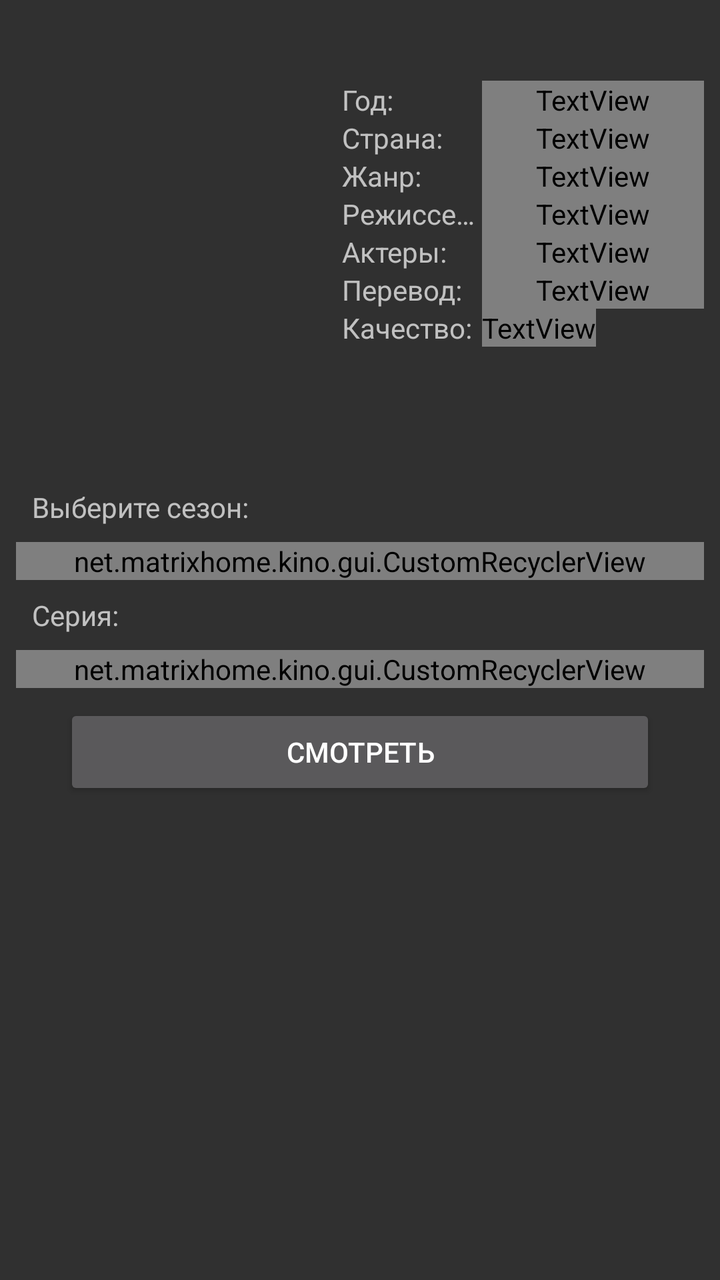
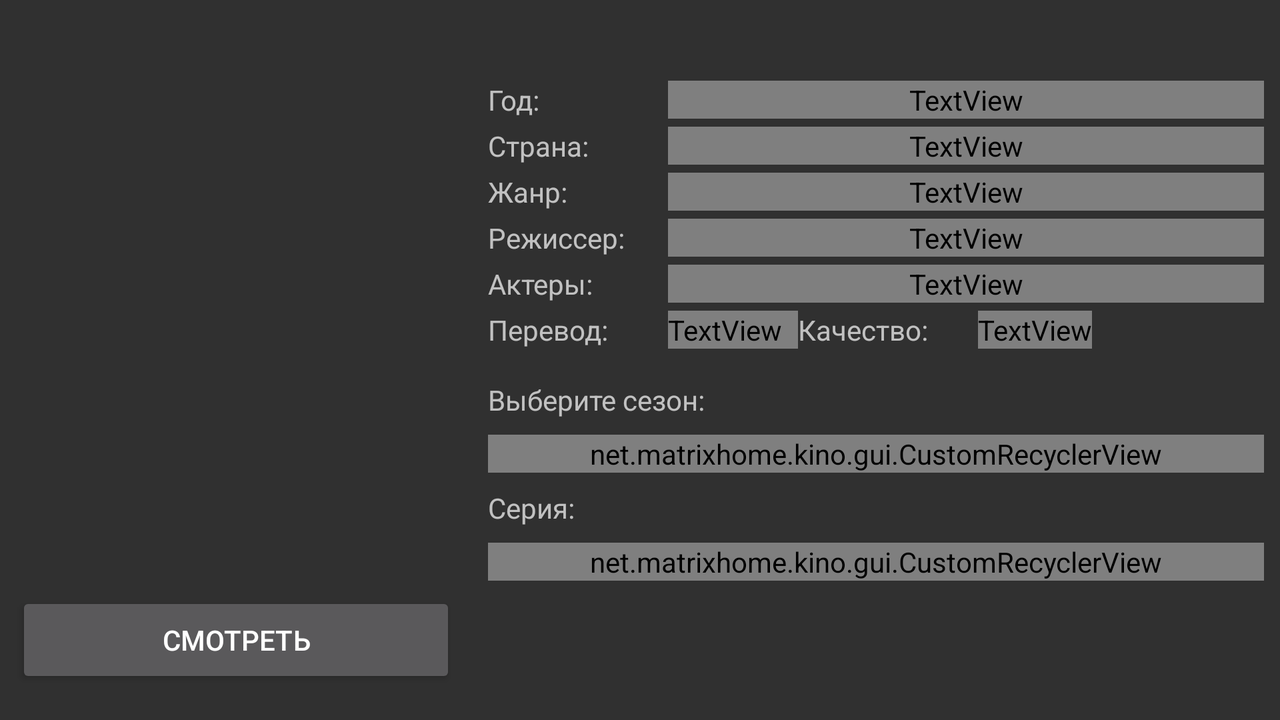

The same Android screen from two of the app's own layout files: first res/layout/ as a phone draws it, then the author's variant for another configuration, drawn on a device whose configuration selects that folder. Both files follow.
<!-- AndroidManifest.xml: application theme Theme.AppCompat.NoActionBar -->
<!-- res/layout/descrip_film_fragment.xml -->
<?xml version="1.0" encoding="utf-8"?>
<androidx.constraintlayout.widget.ConstraintLayout xmlns:android="http://schemas.android.com/apk/res/android"
    xmlns:app="http://schemas.android.com/apk/res-auto"
    xmlns:tools="http://schemas.android.com/tools"
    android:id="@+id/containerDesc"
    android:layout_width="match_parent"
    android:layout_height="match_parent"
    android:textAlignment="center"
    tools:context=".gui.DescriptionActivity">


    <LinearLayout
        android:id="@+id/btnLayout"
        android:layout_width="0dp"
        android:layout_height="wrap_content"
        android:layout_marginStart="32dp"
        android:layout_marginTop="8dp"
        android:layout_marginEnd="32dp"
        android:orientation="vertical"
        app:layout_constraintEnd_toEndOf="parent"
        app:layout_constraintStart_toStartOf="parent"
        app:layout_constraintTop_toBottomOf="@+id/seasonSelectLayout">

        <Button
            android:id="@+id/playVideoBtn"
            android:layout_width="match_parent"
            android:layout_height="wrap_content"
            android:text="@string/letsplay" />

        <Button
            android:id="@+id/downloadBtn"
            android:layout_width="match_parent"
            android:layout_height="wrap_content"
            android:text="@string/download"
            android:visibility="gone" />
    </LinearLayout>

    <LinearLayout
        android:id="@+id/seasonSelectLayout"
        android:layout_width="0dp"
        android:layout_height="wrap_content"
        android:layout_marginStart="8dp"
        android:layout_marginTop="8dp"
        android:layout_marginEnd="8dp"
        android:orientation="vertical"
        android:weightSum="8"
        app:layout_constraintEnd_toEndOf="parent"
        app:layout_constraintStart_toStartOf="parent"
        app:layout_constraintTop_toBottomOf="@+id/firstLayout">

        <TextView
            android:id="@+id/seasonSignTV"
            android:layout_width="match_parent"
            android:layout_height="wrap_content"
            android:layout_marginStart="8dp"
            android:layout_marginTop="8dp"
            android:layout_marginBottom="8dp"
            android:text="@string/choose_season" />


        <net.matrixhome.kino.gui.CustomRecyclerView
            android:id="@+id/seasonChooserRV"
            android:layout_width="match_parent"
            android:layout_height="wrap_content"
            android:layout_gravity="center_horizontal"
            android:nestedScrollingEnabled="true"
            android:orientation="horizontal"
            tools:itemCount="1" />

        <TextView
            android:id="@+id/episodeSignTV"
            android:layout_width="match_parent"
            android:layout_height="wrap_content"
            android:layout_marginStart="8dp"
            android:layout_marginTop="8dp"
            android:layout_marginBottom="8dp"
            android:text="@string/episode" />

        <net.matrixhome.kino.gui.CustomRecyclerView
            android:id="@+id/episodeChooserRV"
            android:layout_width="match_parent"
            android:layout_height="wrap_content"
            android:layout_gravity="center_horizontal"
            android:orientation="horizontal"
            tools:itemCount="1">

        </net.matrixhome.kino.gui.CustomRecyclerView>
    </LinearLayout>

    <androidx.constraintlayout.widget.ConstraintLayout
        android:id="@+id/firstLayout"
        android:layout_width="0dp"
        android:layout_height="wrap_content"
        app:layout_constraintEnd_toEndOf="parent"
        app:layout_constraintStart_toStartOf="parent"
        app:layout_constraintTop_toTopOf="parent">

        <Button
            android:id="@+id/youtubePlayTrailerBtn"
            android:layout_width="wrap_content"
            android:layout_height="wrap_content"
            android:layout_marginStart="8dp"
            android:text="@string/youtube_trailer_button"
            android:visibility="gone"
            app:layout_constraintStart_toStartOf="parent"
            tools:layout_editor_absoluteY="218dp"
            tools:ignore="MissingConstraints" />

        <androidx.constraintlayout.widget.ConstraintLayout
            android:id="@+id/nameImageLayout"
            android:layout_width="match_parent"
            android:layout_height="match_parent"
            android:layout_marginStart="8dp"
            android:layout_marginTop="8dp"
            android:layout_marginEnd="8dp"
            android:layout_marginBottom="8dp"
            app:layout_constraintBottom_toTopOf="@+id/seasonSelectLayout"
            app:layout_constraintEnd_toEndOf="parent"
            app:layout_constraintStart_toStartOf="parent"
            app:layout_constraintTop_toTopOf="parent">

            <ImageView
                android:id="@+id/imageViewDescFragmnet"
                android:layout_width="155dp"
                android:layout_height="220dp"
                android:foregroundGravity="top"
                android:minHeight="150dp"
                android:scaleType="fitXY"
                app:layout_constraintStart_toStartOf="parent"
                app:layout_constraintTop_toTopOf="parent"
                app:srcCompat="@drawable/default_icon" />

            <TextView
                android:id="@+id/ratingDiscTV"
                android:layout_width="wrap_content"
                android:layout_height="wrap_content"
                android:layout_marginBottom="16dp"
                android:background="@color/exo_error_message_background_color"
                android:textColor="@color/colorGrey"
                android:textSize="12sp"
                app:layout_constraintBottom_toBottomOf="@id/imageViewDescFragmnet"
                app:layout_constraintEnd_toEndOf="@+id/imageViewDescFragmnet" />

            <TextView
                android:id="@+id/ageDiscTV"
                android:layout_width="wrap_content"
                android:layout_height="wrap_content"
                android:layout_marginBottom="16dp"
                android:background="@color/exo_error_message_background_color"
                android:textColor="@color/colorGrey"
                android:textSize="12sp"
                app:layout_constraintBottom_toBottomOf="@id/imageViewDescFragmnet"
                app:layout_constraintStart_toStartOf="@id/imageViewDescFragmnet" />

            <androidx.constraintlayout.widget.ConstraintLayout
                android:id="@+id/discrConstraint"
                android:layout_width="0dp"
                android:layout_height="wrap_content"
                android:layout_marginStart="8dp"
                android:minHeight="150dp"
                app:layout_constraintEnd_toEndOf="parent"
                app:layout_constraintStart_toEndOf="@+id/imageViewDescFragmnet"
                app:layout_constraintTop_toTopOf="parent">

                <TextView
                    android:id="@+id/filmNameDescFragment"
                    android:layout_width="0dp"
                    android:layout_height="wrap_content"
                    android:textColor="@color/colorWhite"
                    android:textSize="18sp"
                    app:layout_constraintEnd_toEndOf="parent"
                    app:layout_constraintStart_toStartOf="parent"
                    app:layout_constraintTop_toTopOf="parent" />

                <TextView
                    android:id="@+id/textView4"
                    android:layout_width="70dp"
                    android:layout_height="wrap_content"
                    android:singleLine="true"
                    android:text="@string/country"
                    app:layout_constraintStart_toStartOf="parent"
                    app:layout_constraintTop_toBottomOf="@+id/textView3" />

                <TextView
                    android:id="@+id/filmGenreDescFragment"
                    android:layout_width="0dp"
                    android:layout_height="wrap_content"
                    android:maxLines="2"
                    android:singleLine="true"
                    android:textColor="@color/white_focused_season_btn"
                    app:layout_constraintEnd_toEndOf="parent"
                    app:layout_constraintStart_toEndOf="@+id/textView5"
                    app:layout_constraintTop_toBottomOf="@+id/filmCountryDescFragment" />

                <TextView
                    android:id="@+id/textView3"
                    android:layout_width="70dp"
                    android:layout_height="wrap_content"
                    android:layout_marginTop="8dp"
                    android:singleLine="true"
                    android:text="@string/year"
                    app:layout_constraintStart_toStartOf="parent"
                    app:layout_constraintTop_toBottomOf="@+id/filmNameDescFragment" />

                <TextView
                    android:id="@+id/filmYearDescFragment"
                    android:layout_width="0dp"
                    android:layout_height="wrap_content"
                    android:layout_marginTop="8dp"
                    android:gravity="start|center_horizontal"
                    android:textColor="@color/white_focused_season_btn"
                    app:layout_constraintEnd_toEndOf="parent"
                    app:layout_constraintStart_toEndOf="@+id/textView3"
                    app:layout_constraintTop_toBottomOf="@+id/filmNameDescFragment" />

                <TextView
                    android:id="@+id/filmActorsDesActivity"
                    android:layout_width="0dp"
                    android:layout_height="wrap_content"
                    android:maxLines="5"
                    android:textColor="@color/white_focused_season_btn"
                    app:layout_constraintEnd_toEndOf="parent"
                    app:layout_constraintStart_toEndOf="@+id/textView7"
                    app:layout_constraintTop_toBottomOf="@+id/filmDirectorDescFragment" />

                <TextView
                    android:id="@+id/textView7"
                    android:layout_width="70dp"
                    android:layout_height="wrap_content"
                    android:singleLine="true"
                    android:text="@string/actors"
                    app:layout_constraintStart_toStartOf="parent"
                    app:layout_constraintTop_toBottomOf="@+id/textView6" />

                <TextView
                    android:id="@+id/textView6"
                    android:layout_width="70dp"
                    android:layout_height="wrap_content"
                    android:singleLine="true"
                    android:text="@string/director"
                    app:layout_constraintStart_toStartOf="parent"
                    app:layout_constraintTop_toBottomOf="@+id/textView5" />

                <TextView
                    android:id="@+id/textView5"
                    android:layout_width="70dp"
                    android:layout_height="wrap_content"
                    android:singleLine="true"
                    android:text="@string/genre"
                    app:layout_constraintStart_toStartOf="parent"
                    app:layout_constraintTop_toBottomOf="@+id/textView4" />

                <TextView
                    android:id="@+id/filmDirectorDescFragment"
                    android:layout_width="0dp"
                    android:layout_height="wrap_content"
                    android:maxLines="2"
                    android:singleLine="false"
                    android:textColor="@color/white_focused_season_btn"
                    app:layout_constraintEnd_toEndOf="parent"
                    app:layout_constraintStart_toEndOf="@+id/textView6"
                    app:layout_constraintTop_toBottomOf="@+id/filmGenreDescFragment" />

                <TextView
                    android:id="@+id/filmCountryDescFragment"
                    android:layout_width="0dp"
                    android:layout_height="wrap_content"
                    android:maxLines="2"
                    android:singleLine="false"
                    android:textColor="@color/white_focused_season_btn"
                    app:layout_constraintEnd_toEndOf="parent"
                    app:layout_constraintStart_toEndOf="@+id/textView4"
                    app:layout_constraintTop_toBottomOf="@+id/filmYearDescFragment" />

                <TextView
                    android:id="@+id/translateDscrTV"
                    android:layout_width="70dp"
                    android:layout_height="wrap_content"
                    android:singleLine="true"
                    android:text="@string/translate"
                    app:layout_constraintStart_toStartOf="parent"
                    app:layout_constraintTop_toBottomOf="@id/filmActorsDesActivity" />

                <TextView
                    android:id="@+id/translateTV"
                    android:layout_width="0dp"
                    android:layout_height="wrap_content"
                    android:maxLines="2"
                    android:singleLine="false"
                    android:textColor="@color/white_focused_season_btn"
                    app:layout_constraintEnd_toEndOf="parent"
                    app:layout_constraintStart_toEndOf="@+id/translateDscrTV"
                    app:layout_constraintTop_toBottomOf="@+id/filmActorsDesActivity" />

                <LinearLayout
                    android:layout_width="match_parent"
                    android:layout_height="match_parent"
                    android:orientation="horizontal"
                    app:layout_constraintEnd_toEndOf="parent"
                    app:layout_constraintStart_toStartOf="parent"
                    app:layout_constraintTop_toBottomOf="@+id/translateDscrTV">

                    <TextView
                        android:id="@+id/isHDDiscrp"
                        android:layout_width="70dp"
                        android:layout_height="wrap_content"
                        android:singleLine="true"
                        android:text="@string/ishd" />

                    <TextView
                        android:id="@+id/isHD"
                        android:layout_width="wrap_content"
                        android:layout_height="wrap_content"
                        android:textColor="@color/white_focused_season_btn" />
                </LinearLayout>

            </androidx.constraintlayout.widget.ConstraintLayout>
        </androidx.constraintlayout.widget.ConstraintLayout>

    </androidx.constraintlayout.widget.ConstraintLayout>

    <ScrollView
        android:id="@+id/scrollView2"
        android:layout_width="0dp"
        android:layout_height="0dp"
        android:layout_marginStart="8dp"
        android:layout_marginTop="8dp"
        android:layout_marginEnd="8dp"
        android:layout_marginBottom="8dp"
        app:layout_constraintBottom_toBottomOf="parent"
        app:layout_constraintEnd_toEndOf="parent"
        app:layout_constraintStart_toStartOf="parent"
        app:layout_constraintTop_toBottomOf="@+id/btnLayout">

        <androidx.constraintlayout.widget.ConstraintLayout
            android:id="@+id/constraintScroll"
            android:layout_width="match_parent"
            android:layout_height="match_parent">

            <TextView
                android:id="@+id/descriptionTV"
                android:layout_width="wrap_content"
                android:layout_height="wrap_content"
                app:layout_constraintBottom_toBottomOf="parent"
                app:layout_constraintEnd_toEndOf="parent"
                app:layout_constraintStart_toStartOf="parent"
                app:layout_constraintTop_toTopOf="parent" />
        </androidx.constraintlayout.widget.ConstraintLayout>


    </ScrollView>

    <ImageView
        android:id="@+id/expanded_image"
        android:layout_width="match_parent"
        android:layout_height="match_parent"
        android:visibility="gone" />


</androidx.constraintlayout.widget.ConstraintLayout>
<!-- resources referenced by this layout -->
<resources>
  <color name="colorGrey">#C1C1C1</color>
  <color name="colorWhite">#FFFFFF</color>
  <string name="actors">Актеры:</string>
  <string name="choose_season">Выберите сезон: </string>
  <string name="country">Страна:</string>
  <string name="director">"Режиссер: "</string>
  <string name="download">Скачать</string>
  <string name="episode">Серия:</string>
  <string name="genre">"Жанр: "</string>
  <string name="ishd">Качество:</string>
  <string name="letsplay">Смотреть</string>
  <string name="translate">Перевод:</string>
  <string name="year">"Год: "</string>
  <string name="youtube_trailer_button">Смотреть трейлер</string>
</resources>
<!-- res/layout-land/descrip_film_fragment.xml (the author's variant of the layout above) -->
<!-- drawn on the phone turned sideways -->
<?xml version="1.0" encoding="utf-8"?>
<androidx.constraintlayout.widget.ConstraintLayout xmlns:android="http://schemas.android.com/apk/res/android"
    xmlns:app="http://schemas.android.com/apk/res-auto"
    xmlns:tools="http://schemas.android.com/tools"
    android:id="@+id/containerDesc"
    android:layout_width="match_parent"
    android:layout_height="match_parent"
    tools:context=".gui.DescriptionActivity">


    <androidx.constraintlayout.widget.ConstraintLayout
        android:id="@+id/constraintLayout"
        android:layout_width="wrap_content"
        android:layout_height="0dp"
        android:layout_marginStart="8dp"
        android:layout_marginTop="8dp"
        android:layout_marginBottom="8dp"
        app:layout_constraintBottom_toBottomOf="parent"
        app:layout_constraintEnd_toStartOf="@id/firstLayout"
        app:layout_constraintStart_toStartOf="parent"
        app:layout_constraintTop_toTopOf="parent"
        app:layout_constraintVertical_bias="0.0">

        <androidx.constraintlayout.widget.ConstraintLayout
            android:id="@+id/imageConstarint"
            android:layout_width="wrap_content"
            android:layout_height="wrap_content"
            app:layout_constraintEnd_toEndOf="parent"
            app:layout_constraintStart_toStartOf="parent"
            app:layout_constraintTop_toTopOf="parent">

            <ImageView
                android:id="@+id/imageViewDescFragmnet"
                android:layout_width="220dp"
                android:layout_height="310dp"
                android:scaleType="fitXY"
                app:layout_constraintBottom_toBottomOf="parent"
                app:layout_constraintEnd_toEndOf="parent"
                app:layout_constraintHorizontal_bias="1.0"
                app:layout_constraintStart_toStartOf="parent"
                app:layout_constraintTop_toTopOf="parent"
                app:layout_constraintVertical_bias="0.0"
                app:srcCompat="@drawable/default_icon" />

            <TextView
                android:id="@+id/ratingDiscTV"
                android:layout_width="wrap_content"
                android:layout_height="wrap_content"
                android:layout_marginBottom="16dp"
                android:background="@color/exo_error_message_background_color"
                android:gravity="bottom|end"
                android:textColor="@color/colorGrey"
                android:visibility="visible"
                app:layout_constraintBottom_toBottomOf="@id/imageViewDescFragmnet"
                app:layout_constraintEnd_toEndOf="@id/imageViewDescFragmnet" />

            <TextView
                android:id="@+id/ageDiscTV"
                android:layout_width="wrap_content"
                android:layout_height="wrap_content"
                android:layout_marginBottom="16dp"
                android:background="@color/exo_error_message_background_color"
                android:gravity="bottom|start"
                android:textColor="@color/colorGrey"
                android:visibility="visible"
                app:layout_constraintBottom_toBottomOf="@id/imageViewDescFragmnet"
                app:layout_constraintStart_toStartOf="@id/imageViewDescFragmnet" />
        </androidx.constraintlayout.widget.ConstraintLayout>

        <Button
            android:id="@+id/youtubePlayTrailerBtn"
            android:layout_width="200dp"
            android:layout_height="wrap_content"
            android:text="@string/youtube_trailer_button"
            android:visibility="gone" />

        <Button
            android:id="@+id/playVideoBtn"
            android:layout_width="0dp"
            android:layout_height="wrap_content"
            android:layout_marginTop="8dp"
            android:layout_marginBottom="8dp"
            android:foregroundGravity="top"
            android:text="@string/letsplay"
            app:layout_constraintBottom_toBottomOf="parent"
            app:layout_constraintEnd_toEndOf="parent"
            app:layout_constraintHorizontal_bias="0.0"
            app:layout_constraintStart_toStartOf="parent"
            app:layout_constraintTop_toBottomOf="@id/imageConstarint"
            app:layout_constraintVertical_bias="1.0" />

    </androidx.constraintlayout.widget.ConstraintLayout>

    <ScrollView
        android:id="@+id/scrollView2"
        android:layout_width="0dp"
        android:layout_height="0dp"
        android:layout_marginTop="8dp"
        android:layout_marginBottom="8dp"
        app:layout_constraintBottom_toBottomOf="parent"
        app:layout_constraintEnd_toEndOf="@+id/firstLayout"
        app:layout_constraintStart_toStartOf="@+id/firstLayout"
        app:layout_constraintTop_toBottomOf="@id/seasonSelectLayout">


        <androidx.constraintlayout.widget.ConstraintLayout
            android:id="@+id/constraintScroll"
            android:layout_width="match_parent"
            android:layout_height="wrap_content">

            <TextView
                android:id="@+id/descriptionTV"
                android:layout_width="0dp"
                android:layout_height="wrap_content"
                android:textSize="18sp"
                android:textStyle="bold"
                app:layout_constraintBottom_toBottomOf="parent"
                app:layout_constraintEnd_toEndOf="parent"
                app:layout_constraintStart_toStartOf="parent"
                app:layout_constraintTop_toTopOf="parent" />
        </androidx.constraintlayout.widget.ConstraintLayout>
    </ScrollView>

    <LinearLayout
        android:id="@+id/seasonSelectLayout"
        android:layout_width="0dp"
        android:layout_height="wrap_content"
        android:layout_marginStart="16dp"
        android:layout_marginTop="8dp"
        android:layout_marginEnd="8dp"
        android:orientation="vertical"
        android:weightSum="8"
        app:layout_constraintEnd_toEndOf="parent"
        app:layout_constraintStart_toEndOf="@+id/constraintLayout"
        app:layout_constraintTop_toBottomOf="@+id/firstLayout">

        <TextView
            android:id="@+id/seasonSignTV"
            android:layout_width="match_parent"
            android:layout_height="wrap_content"
            android:layout_marginTop="8dp"
            android:layout_marginBottom="8dp"
            android:text="@string/choose_season" />


        <net.matrixhome.kino.gui.CustomRecyclerView
            android:id="@+id/seasonChooserRV"
            android:layout_width="match_parent"
            android:layout_height="wrap_content"
            android:layout_gravity="center_horizontal"
            android:nestedScrollingEnabled="true"
            android:orientation="horizontal"
            tools:itemCount="1" />

        <TextView
            android:id="@+id/episodeSignTV"
            android:layout_width="match_parent"
            android:layout_height="wrap_content"
            android:layout_marginTop="8dp"
            android:layout_marginBottom="8dp"
            android:text="@string/episode" />

        <net.matrixhome.kino.gui.CustomRecyclerView
            android:id="@+id/episodeChooserRV"
            android:layout_width="match_parent"
            android:layout_height="wrap_content"
            android:layout_gravity="center_horizontal"
            android:orientation="horizontal"
            tools:itemCount="1">

        </net.matrixhome.kino.gui.CustomRecyclerView>
    </LinearLayout>

    <androidx.constraintlayout.widget.ConstraintLayout
        android:id="@+id/firstLayout"
        android:layout_width="0dp"
        android:layout_height="wrap_content"
        android:layout_marginStart="16dp"
        android:layout_marginTop="8dp"
        android:layout_marginEnd="8dp"
        app:layout_constraintEnd_toEndOf="parent"
        app:layout_constraintStart_toEndOf="@id/constraintLayout"
        app:layout_constraintTop_toTopOf="parent">

        <TextView
            android:id="@+id/filmNameDescFragment"
            android:layout_width="wrap_content"
            android:layout_height="wrap_content"
            android:layout_marginStart="8dp"
            android:textColor="@color/white"
            android:textSize="18sp"
            app:layout_constraintEnd_toEndOf="parent"
            app:layout_constraintStart_toStartOf="parent"
            app:layout_constraintTop_toTopOf="parent" />

        <TextView
            android:id="@+id/textView3"
            android:layout_width="90dp"
            android:layout_height="wrap_content"
            android:layout_marginTop="8dp"
            android:text="@string/year"
            app:layout_constraintStart_toStartOf="parent"
            app:layout_constraintTop_toBottomOf="@+id/filmNameDescFragment" />

        <TextView
            android:id="@+id/filmYearDescFragment"
            android:layout_width="0dp"
            android:layout_height="wrap_content"
            android:layout_marginTop="8dp"
            android:gravity="start|center_horizontal"
            android:textColor="@color/white_focused_season_btn"
            app:layout_constraintEnd_toEndOf="parent"
            app:layout_constraintStart_toEndOf="@+id/textView3"
            app:layout_constraintTop_toBottomOf="@+id/filmNameDescFragment" />

        <TextView
            android:id="@+id/textView4"
            android:layout_width="90dp"
            android:layout_height="wrap_content"
            android:layout_marginTop="4dp"
            android:text="@string/country"
            app:layout_constraintStart_toStartOf="parent"
            app:layout_constraintTop_toBottomOf="@+id/textView3" />

        <TextView
            android:id="@+id/filmCountryDescFragment"
            android:layout_width="0dp"
            android:layout_height="wrap_content"
            android:layout_marginTop="4dp"
            android:textColor="@color/white_focused_season_btn"
            app:layout_constraintEnd_toEndOf="parent"
            app:layout_constraintStart_toEndOf="@+id/textView4"
            app:layout_constraintTop_toBottomOf="@+id/filmYearDescFragment" />

        <TextView
            android:id="@+id/textView5"
            android:layout_width="90dp"
            android:layout_height="wrap_content"
            android:layout_marginTop="4dp"
            android:text="@string/genre"
            app:layout_constraintStart_toStartOf="parent"
            app:layout_constraintTop_toBottomOf="@+id/textView4" />

        <TextView
            android:id="@+id/filmGenreDescFragment"
            android:layout_width="0dp"
            android:layout_height="wrap_content"
            android:layout_marginTop="4dp"
            android:singleLine="true"
            android:textColor="@color/white_focused_season_btn"
            app:layout_constraintEnd_toEndOf="parent"
            app:layout_constraintStart_toEndOf="@+id/textView5"
            app:layout_constraintTop_toBottomOf="@+id/filmCountryDescFragment" />

        <TextView
            android:id="@+id/textView6"
            android:layout_width="90dp"
            android:layout_height="wrap_content"
            android:layout_marginTop="4dp"
            android:text="@string/director"
            app:layout_constraintStart_toStartOf="parent"
            app:layout_constraintTop_toBottomOf="@+id/textView5" />

        <TextView
            android:id="@+id/filmDirectorDescFragment"
            android:layout_width="0dp"
            android:layout_height="wrap_content"
            android:layout_marginTop="4dp"
            android:singleLine="true"
            android:textColor="@color/white_focused_season_btn"
            app:layout_constraintEnd_toEndOf="parent"
            app:layout_constraintStart_toEndOf="@+id/textView6"
            app:layout_constraintTop_toBottomOf="@+id/filmGenreDescFragment" />

        <TextView
            android:id="@+id/textView7"
            android:layout_width="90dp"
            android:layout_height="wrap_content"
            android:layout_marginTop="4dp"
            android:text="@string/actors"
            app:layout_constraintStart_toStartOf="parent"
            app:layout_constraintTop_toBottomOf="@+id/textView6" />

        <TextView
            android:id="@+id/filmActorsDesActivity"
            android:layout_width="0dp"
            android:layout_height="wrap_content"
            android:layout_marginTop="4dp"
            android:singleLine="true"
            android:textColor="@color/white_focused_season_btn"
            app:layout_constraintEnd_toEndOf="parent"
            app:layout_constraintStart_toEndOf="@+id/textView7"
            app:layout_constraintTop_toBottomOf="@+id/filmDirectorDescFragment" />

        <TextView
            android:id="@+id/translateDscrTV"
            android:layout_width="90dp"
            android:layout_height="wrap_content"
            android:layout_marginTop="4dp"
            android:text="@string/translate"
            app:layout_constraintStart_toStartOf="parent"
            app:layout_constraintTop_toBottomOf="@id/textView7" />

        <TextView
            android:id="@+id/translateTV"
            android:layout_width="0dp"
            android:layout_height="wrap_content"
            android:layout_marginTop="4dp"
            android:paddingEnd="8dp"
            android:textColor="@color/white_focused_season_btn"
            app:layout_constraintStart_toEndOf="@+id/translateDscrTV"
            app:layout_constraintTop_toBottomOf="@+id/filmActorsDesActivity" />

        <TextView
            android:id="@+id/isHDDiscrp"
            android:layout_width="90dp"
            android:layout_height="wrap_content"
            android:layout_marginTop="4dp"
            android:text="@string/ishd"
            app:layout_constraintStart_toEndOf="@+id/translateTV"
            app:layout_constraintTop_toBottomOf="@+id/filmActorsDesActivity" />

        <TextView
            android:id="@+id/isHD"
            android:layout_width="wrap_content"
            android:layout_height="wrap_content"
            android:layout_marginTop="4dp"
            android:textColor="@color/white_focused_season_btn"
            app:layout_constraintStart_toEndOf="@+id/isHDDiscrp"
            app:layout_constraintTop_toBottomOf="@+id/filmActorsDesActivity" />

    </androidx.constraintlayout.widget.ConstraintLayout>


    <ImageView
        android:id="@+id/expanded_image"
        android:layout_width="match_parent"
        android:layout_height="match_parent"
        android:visibility="gone" />

</androidx.constraintlayout.widget.ConstraintLayout>
<!-- resources referenced by the variant -->
<!-- as the phone turned sideways resolves them -->
<resources>
  <color name="colorGrey">#C1C1C1</color>
  <color name="white">#FFFFFFFF</color>
  <string name="actors">Актеры:</string>
  <string name="choose_season">Выберите сезон: </string>
  <string name="country">Страна:</string>
  <string name="director">"Режиссер: "</string>
  <string name="episode">Серия:</string>
  <string name="genre">"Жанр: "</string>
  <string name="ishd">Качество:</string>
  <string name="letsplay">Смотреть</string>
  <string name="translate">Перевод:</string>
  <string name="year">"Год: "</string>
  <string name="youtube_trailer_button">Смотреть трейлер</string>
</resources>
